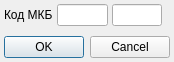
<?xml version="1.0" encoding="UTF-8"?>
<ui version="4.0">
 <class>ChangeMKBEditDialog</class>
 <widget class="QDialog" name="ChangeMKBEditDialog">
  <property name="geometry">
   <rect>
    <x>0</x>
    <y>0</y>
    <width>168</width>
    <height>62</height>
   </rect>
  </property>
  <property name="windowTitle">
   <string>Dialog</string>
  </property>
  <layout class="QGridLayout" name="gridLayout">
   <property name="margin">
    <number>4</number>
   </property>
   <property name="spacing">
    <number>4</number>
   </property>
   <item row="0" column="0">
    <widget class="QLabel" name="label">
     <property name="text">
      <string>Код МКБ</string>
     </property>
     <property name="buddy">
      <cstring>edtMKB</cstring>
     </property>
    </widget>
   </item>
   <item row="0" column="1">
    <widget class="CICDCodeEditEx" name="edtMKB"/>
   </item>
   <item row="0" column="2">
    <widget class="CICDCodeEditEx" name="edtMKBEx"/>
   </item>
   <item row="0" column="3">
    <spacer name="horizontalSpacer">
     <property name="orientation">
      <enum>Qt::Horizontal</enum>
     </property>
     <property name="sizeHint" stdset="0">
      <size>
       <width>61</width>
       <height>17</height>
      </size>
     </property>
    </spacer>
   </item>
   <item row="1" column="0">
    <spacer name="verticalSpacer">
     <property name="orientation">
      <enum>Qt::Vertical</enum>
     </property>
     <property name="sizeHint" stdset="0">
      <size>
       <width>20</width>
       <height>19</height>
      </size>
     </property>
    </spacer>
   </item>
   <item row="2" column="0" colspan="4">
    <widget class="QDialogButtonBox" name="buttonBox">
     <property name="orientation">
      <enum>Qt::Horizontal</enum>
     </property>
     <property name="standardButtons">
      <set>QDialogButtonBox::Cancel|QDialogButtonBox::Ok</set>
     </property>
    </widget>
   </item>
  </layout>
 </widget>
 <customwidgets>
  <customwidget>
   <class>CICDCodeEditEx</class>
   <extends>QLineEdit</extends>
   <header>library/ICDCodeEdit.h</header>
  </customwidget>
 </customwidgets>
 <tabstops>
  <tabstop>edtMKB</tabstop>
  <tabstop>edtMKBEx</tabstop>
  <tabstop>buttonBox</tabstop>
 </tabstops>
 <resources/>
 <connections>
  <connection>
   <sender>buttonBox</sender>
   <signal>accepted()</signal>
   <receiver>ChangeMKBEditDialog</receiver>
   <slot>accept()</slot>
   <hints>
    <hint type="sourcelabel">
     <x>248</x>
     <y>254</y>
    </hint>
    <hint type="destinationlabel">
     <x>157</x>
     <y>274</y>
    </hint>
   </hints>
  </connection>
  <connection>
   <sender>buttonBox</sender>
   <signal>rejected()</signal>
   <receiver>ChangeMKBEditDialog</receiver>
   <slot>reject()</slot>
   <hints>
    <hint type="sourcelabel">
     <x>316</x>
     <y>260</y>
    </hint>
    <hint type="destinationlabel">
     <x>286</x>
     <y>274</y>
    </hint>
   </hints>
  </connection>
 </connections>
</ui>
